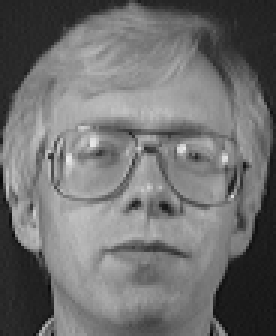
#> input picture MachineLearning/Face/orl_faces/s2/2.pgm, 92 x 112 px (shown 3 times larger)
$ jupyter execute --allow-errors LDA_example.ipynb
#> lines starting #> are read from the running program, lines starting #| are printed output that depends on the picture
[cell 1]
import numpy as np
import os
import  matplotlib.image as mpimg
from scipy import misc
from PIL import Image
import matplotlib.pyplot as plt
plt.show()

[cell 2]
#load data
path = "orl_faces/s2/2.pgm"
try:
    img  = Image.open(path)
#> img is the input picture: PIL image 92x112 L; min 9, max 235, mean 111.7
except IOError:
    print("fail")

[cell 3]
#hàm convert image sang vector
def img_to_vector(filename):
#> called with filename = './orl_faces/s1/1.pgm'
    img  = Image.open(filename).resize((112, 92))
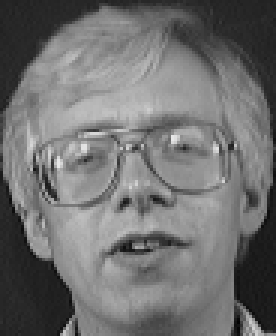
#> input picture MachineLearning/Face/orl_faces/s2/1.pgm, 92 x 112 px, found by its file name (shown 3 times larger)
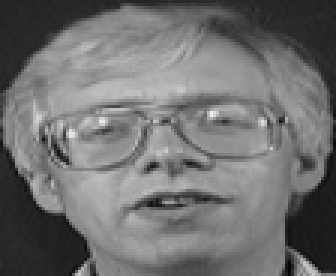
#> img: PIL image 112x92 L (shown 3 times larger); min 4, max 237, mean 112
    img_vector = np.array(img).flatten()
#> img_vector = 10304 values, max 237 at index 4214, min 4 at index 9840, mean 112
    sz = img_vector.shape[0]
#> sz = 10304
    return img_vector

[cell 4]
#hàm tiền xử lý: đọc ảnh từ tập dữ liệu
#đưa dữ liệu đọc được vào 2 mảng là train_set và test_set
#train_set_number và test_set_number là id của những người trong tập train và test
def preprocess(dataset_dir = "./orl_faces"):
    train_set = []
    train_set_number = []
    test_set = []
    test_set_number = []
    for i in range(15):
        person_id = i+1
        for j in range(10):
            if j < 6 :
                path = dataset_dir + '/s'+str(person_id)+'/'+str(j+1)+'.pgm'
                img = img_to_vector(path).astype(np.int64)
#> img has the same summary as img_vector in img_to_vector
                train_set.append(img)
                train_set_number.append(person_id)
            else :
                path = dataset_dir + '/s'+str(person_id)+'/'+str(j+1)+'.pgm'
                img = img_to_vector(path).astype(np.int64)
                test_set.append(img)
                test_set_number.append(person_id)

    train_set = np.array(train_set)
    train_set_number = np.array(train_set_number)
    test_set = np.array(test_set)
    test_set_number = np.array(test_set_number)
    return train_set.T, train_set_number, test_set.T, test_set_number

#> (a cell that did not finish here is left out)

#> (a cell that did not finish here is left out)

#> (a cell that did not finish here is left out)

#> (a cell that did not finish here is left out)

#> (a cell that did not finish here is left out)

[cell 10]
#hàm tìm trung bình
def find_mean(arr):
    M = np.mean(arr, axis = 1)
    return M

#> (a cell that did not finish here is left out)

[cell 12]
#tại mỗi giá trị của ma trận tập train_set, ta lấy giá trị đó trừ cho
#giá trị trung bình vừa tìm được ở trên
def mean_normalization(arr):
    M = find_mean(arr)
    x_range = arr.shape[0]
    y_range = arr.shape[1]
    for i in range(x_range):
        for j in range(y_range):
            arr[i][j] -= M[i]
    return arr

#> (a cell that did not finish here is left out)

#> (a cell that did not finish here is left out)

#> (a cell that did not finish here is left out)

#> (a cell that did not finish here is left out)

[cell 17]
U = []
#> U = []
#> (the rest of this cell did not finish here and is left out)
